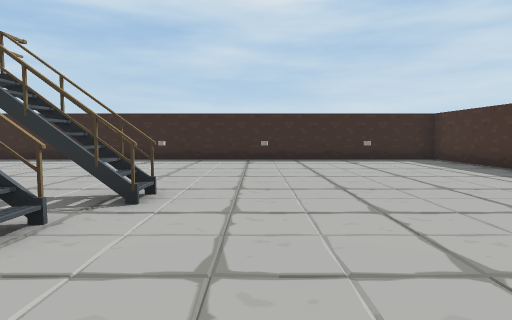
[1] (above)

13 first-person views from a walk through a scene from a Unity 3-D project. The camera is 1.5 m above the floor, tilts 4° down and sees 75° across. Doors are open. The floor is counted in squares, 2 m on a side. Each view is taken from the middle of a square. On the plan, view 1 faces up. The plan holds only what a view shows up to about 11 squares ahead; the rest is blank. The place goes on beyond the plan. The player character is not drawn. Some surface patterns are stand-ins.

[2]
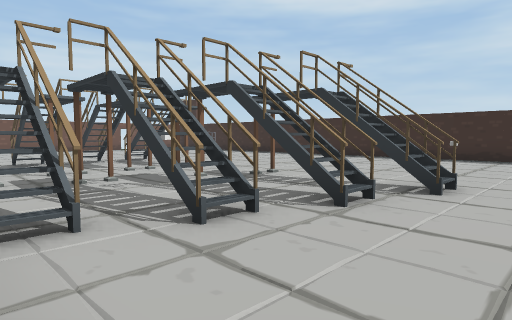

[3]
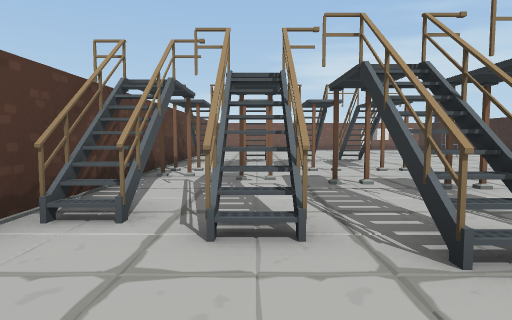

[4]
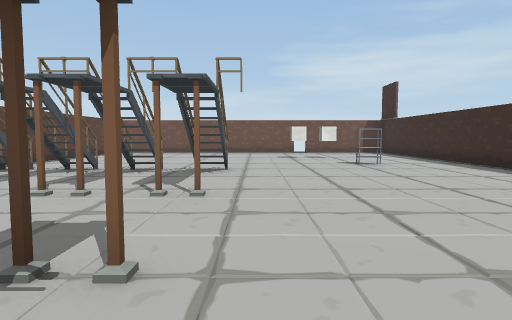

[5]
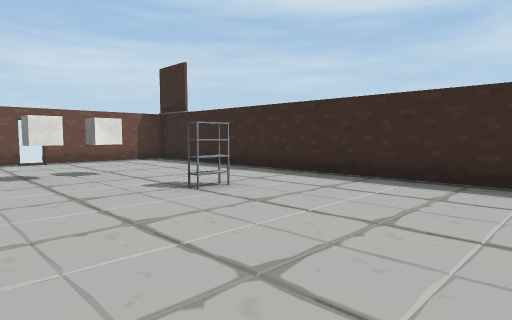

[6]
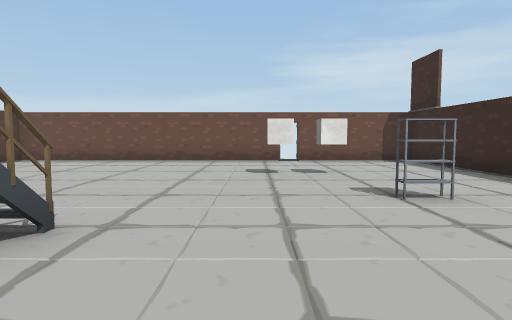

[7]
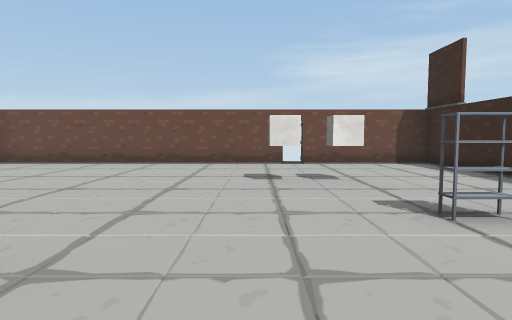

[8]
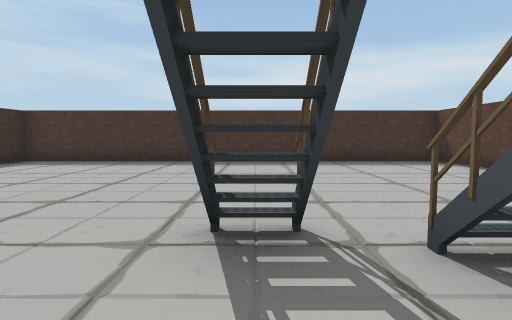

[9]
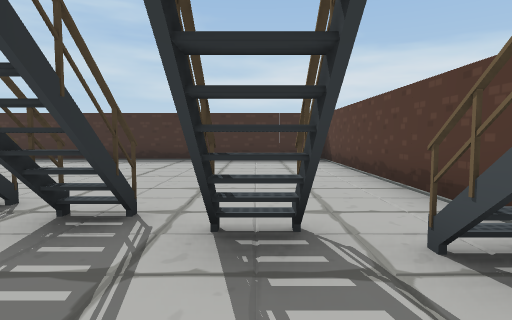

[10]
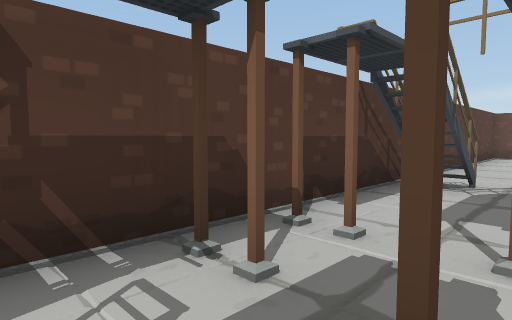

[11]
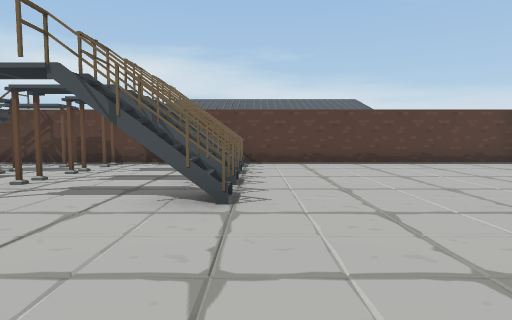

[12]
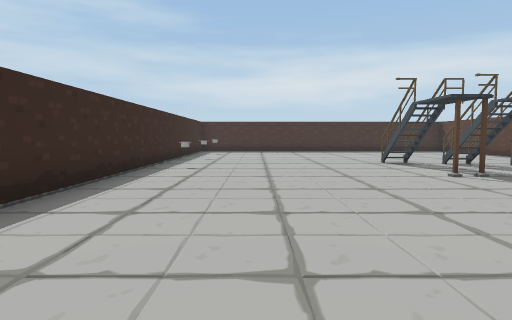

[13]
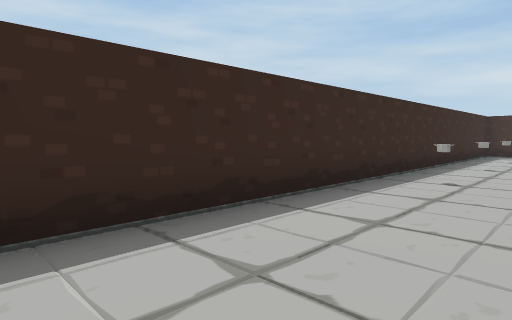

### Floor plan
Points are (right, up) in squares from view 1. A wall is a line through its corners. A room is listed if a view was taken in it or the views show most of it. See-through windows are left out.
Room 1 (views 1, 2, 3, 4, 5, 6, 7, 8, 9, 10, 11, 12, 13)
walls: (-2.5, 4.4) (-1.2, 4.4); (-2.3, 3.7) (-1.2, 3.7) (-2.5, 3.7); (-3, 2.3) (-1.8, 2.3); (-1.8, 4.4) (-1.8, 3.6); (-10.7, 4.4) (-9.5, 4.4); (-2.8, 1.4) (-2.8, 0.6); (-1.7, 2.8) (-2.9, 2.8); (-1.2, 4.3) (-2.3, 4.3); (-10.7, 3.7) (-9.6, 3.7); (-3.5, 0.8) (-2.2, 0.8); (-1.7, 2.2) (-3, 2.2); (-10.7, 2.9) (-9.5, 2.9); (-2.2, 1.3) (-3.5, 1.3); (-10.8, 2.3) (-9.6, 2.3); (-9.6, 0.7) (-10.7, 0.7); (-2.2, 0.7) (-3.5, 0.7); (-10.7, 1.4) (-9.5, 1.4); (-4, -0.7) (-2.8, -0.7); (-10.8, 0.8) (-9.8, 0.8); (-10.7, -0.2) (-9.5, -0.2); (-10.8, -0.7) (-9.5, -0.7); (-18.2, 6.9) (-18.2, -1.2) (5.7, -1.2) (5.7, 10.7) (-18.2, 10.7) (-18.2, 7.2)
low walls: (-2.3, 4.3) (-2.3, 3.7); (-9.6, 3.7) (-9.6, 4.2); (-2, 2.9) (-2, 2.1); (-1.5, 4.4) (-1.5, 3.8); (-3.2, 1.4) (-3.2, 0.6); (-2.5, 1.4) (-2.5, 0.6); (-3, -0.1) (-3, -0.9)
ways out: open door at (-18, 7); gap at (-10, 0); gap at (-10, 2.5); gap at (-7, 2.5); gap at (-3, 0); gap at (-2, 3)
objects: cube (-15, 6); cube (-15, 7); shelf (-12, 8); other object (-3, 10); other object (0, 10); other object (3, 10)

Where each view was taken, in squares from view 1:
view 1: 0 up, 0 right, facing up
view 2: 1 down, 0 right, facing up-left
view 3: 1 up, 0 right, facing left
view 4: 5 up, 3 left, facing left
view 5: 5 up, 8 left, facing up-left
view 6: 6 up, 8 left, facing left
view 7: 6 up, 9 left, facing left
view 8: 4 up, 4 left, facing right
view 9: 1 up, 5 left, facing right
view 10: 1 up, 5 left, facing down-left
view 11: 8 up, 11 left, facing down
view 12: 8 up, 11 left, facing right
view 13: 8 up, 9 left, facing up-right
